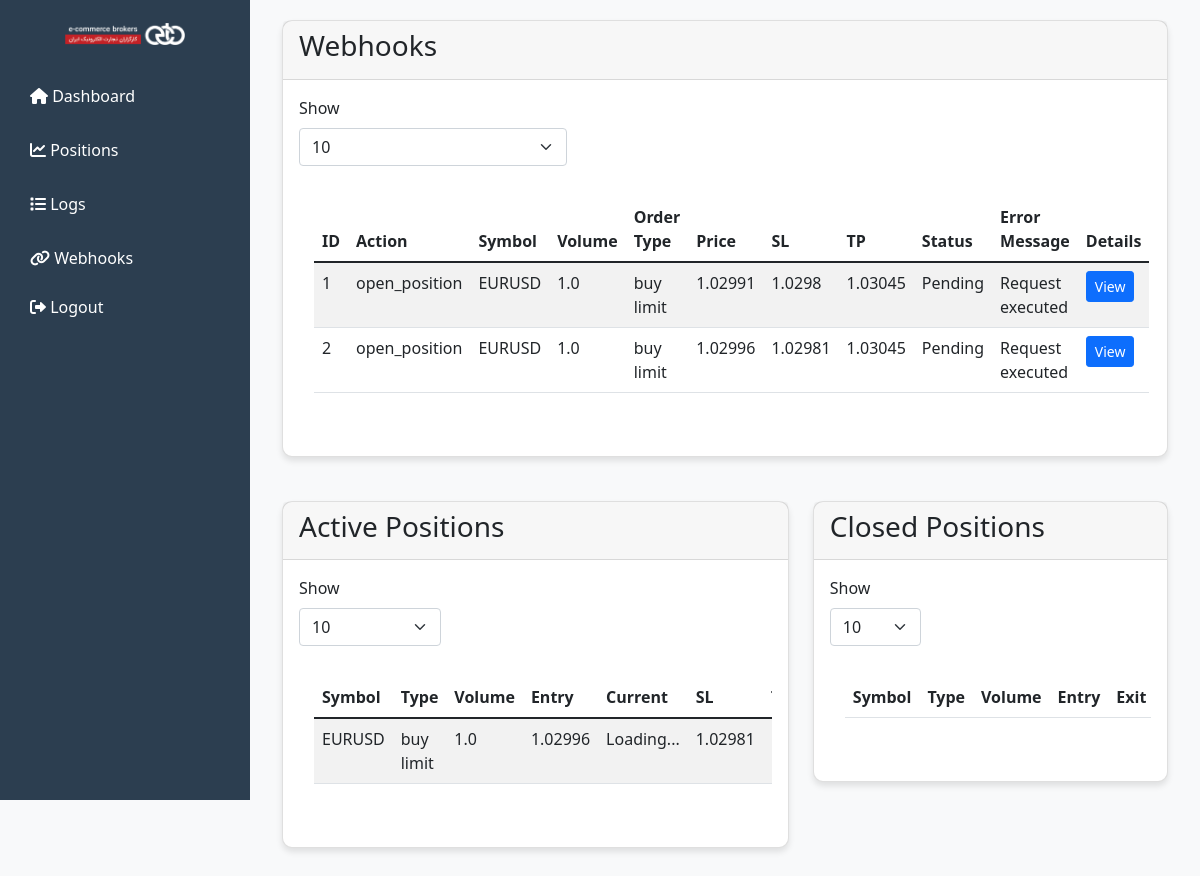
Screenshot of / (signed in) with the database file from the repository.
### app.py (models this page shows)
class Webhook(db.Model):
    id = db.Column(db.Integer, primary_key=True)
    timestamp = db.Column(db.DateTime, default=datetime.utcnow)
    action = db.Column(db.String(50))
    symbol = db.Column(db.String(20))
    volume = db.Column(db.Float)
    order_type = db.Column(db.String(20))  # Modified to handle pending orders
    price = db.Column(db.Float)  # Added for pending orders
    stop_loss = db.Column(db.Float)
    take_profit = db.Column(db.Float)
    expiration = db.Column(db.DateTime)  # Added for pending orders
    status = db.Column(db.String(20))
    error_message = db.Column(db.String(200))

class Position(db.Model):
    id = db.Column(db.Integer, primary_key=True)
    timestamp = db.Column(db.DateTime, default=datetime.utcnow)
    symbol = db.Column(db.String(20))  # Fixed typo from 'symbo'
    ticket = db.Column(db.Integer)
    type = db.Column(db.String(20))
    volume = db.Column(db.Float)
    price_open = db.Column(db.Float)
    price_close = db.Column(db.Float, nullable=True)
    sl = db.Column(db.Float, nullable=True)
    tp = db.Column(db.Float, nullable=True)
    profit = db.Column(db.Float, nullable=True)
    status = db.Column(db.String(20), default='Pending')

### app.py (the view)
@app.route('/')
@check_auth
def home():
    webhooks = Webhook.query.all()
    positions = Position.query.all()
    return render_template('home.html', webhooks=webhooks, positions=positions)

### app.py (called while the page is built)
def check_auth(f):
    @wraps(f)
    def decorated_function(*args, **kwargs):
        if os.getenv('FLASK_ENV') == 'development':
            return f(*args, **kwargs)
        if not current_user.is_authenticated:
            return redirect(url_for('login'))
        return f(*args, **kwargs)
    return decorated_function

@login_manager.user_loader
def load_user(user_id):
    return db.session.get(User, int(user_id))

### templates/home.html (shortened to what this page needs)
{% extends "base.html" %}
{% block content %}
<div class="container-fluid">
    <div class="row">
        <div class="col-md-12 mb-4">
            <div class="card">
                <div class="card-header">
                    <h3 class="card-title">Webhooks</h3>
                </div>
                <div class="card-body">
                    <div class="row mb-3">
                        <div class="col-md-4">
                            <label for="webhookTable_pageSize" class="form-label">Show</label>
                            <select id="webhookTable_pageSize" class="form-select">
                                <option value="10">10</option>
                            </select>
                        </div>
                    </div>
                    <div class="table-responsive">
                        <table class="table table-striped" id="webhookTable">
                            <thead>
                                <tr>
                                    <th>ID</th>
                                    <th>Action</th>
                                    <th>Symbol</th>
                                    <th>Volume</th>
                                    <th>Order Type</th>
                                    <th>Price</th>
                                    <th>SL</th>
                                    <th>TP</th>
                                    <th>Status</th>
                                    <th>Error Message</th>
                                    <th>Details</th>
                                </tr>
                            </thead>
                            <tbody>
                                {% for webhook in webhooks %}
                                <tr>
                                    <td>{{ webhook.id }}</td>
                                    <td>{{ webhook.action }}</td>
                                    <td>{{ webhook.symbol }}</td>
                                    <td>{{ webhook.volume }}</td>
                                    <td>{{ webhook.order_type }}</td>
                                    <td>{{ webhook.price }}</td>
                                    <td>{{ webhook.stop_loss }}</td>
                                    <td>{{ webhook.take_profit }}</td>
                                    <td>{{ webhook.status }}</td>
                                    <td>{{ webhook.error_message }}</td>
                                    <td>
                                        <button class="btn btn-primary btn-sm" onclick="viewWebhookDetails('{{ webhook.id }}')">View</button>
                                    </td>
                                </tr>
                                {% endfor %}
                            </tbody>
                        </table>
                    </div>
                </div>
            </div>
        </div>
        <div class="col-md-7 mb-4">
            <div class="card">
                <div class="card-header">
                    <h3 class="card-title">Active Positions</h3>
                </div>
                <div class="card-body">
                    <div class="row mb-3">
                        <div class="col-md-4">
                            <label for="positionTable_pageSize" class="form-label">Show</label>
                            <select id="positionTable_pageSize" class="form-select">
                                <option value="10">10</option>
                            </select>
                        </div>
                    </div>
                    <div class="table-responsive">
                        <table class="table table-striped" id="positionTable">
                            <thead>
                                <tr>
                                    <th>Symbol</th>
                                    <th>Type</th>
                                    <th>Volume</th>
                                    <th>Entry</th>
                                    <th>Current</th>
                                    <th>SL</th>
                                    <th>TP</th>
                                </tr>
                            </thead>
                            <tbody>
                                {% for position in positions if position.status in ['Open', 'Pending'] %}
                                <tr id="position-{{ position.ticket }}">
                                    <td>{{ position.symbol }}</td>
                                    <td>{{ position.type }}</td>
                                    <td>{{ position.volume }}</td>
                                    <td>{{ position.price_open }}</td>
                                    <td class="current-price">Loading...</td>
                                    <td>{{ position.sl }}</td>
                                    <td>{{ position.tp }}</td>
                                </tr>
                                {% endfor %}
                            </tbody>
                        </table>
                    </div>
                </div>
            </div>
        </div>
        <div class="col-md-5 mb-4">
            <div class="card">
                <div class="card-header">
                    <h3 class="card-title">Closed Positions</h3>
                </div>
                <div class="card-body">
                    <div class="row mb-3">
                        <div class="col-md-4">
                            <label for="closedPositionTable_pageSize" class="form-label">Show</label>
                            <select id="closedPositionTable_pageSize" class="form-select">
                                <option value="10">10</option>
                            </select>
                        </div>
                    </div>
                    <div class="table-responsive">
                        <table class="table table-striped" id="closedPositionTable">
                            <thead>
                                <tr>
                                    <th>Symbol</th>
                                    <th>Type</th>
                                    <th>Volume</th>
                                    <th>Entry</th>
                                    <th>Exit</th>
                                </tr>
                            </thead>
                        </table>
                    </div>
                </div>
            </div>
        </div>
    </div>
</div>
{% endblock %}

### static/css/style.css (style rules this page uses)
:root { --primary-color: #2c3e50; --sidebar-width: 250px; --header-height: 60px; }
body { background: #f8f9fa; }
.card { border-radius: 10px; box-shadow: 0 4px 6px rgba(0,0,0,0.1); margin-bottom: 20px; }
.table-responsive { border-radius: 10px; background: white; padding: 15px; }

### rows the page displays
Webhook: id "1", action "open_position", symbol "EURUSD", volume "1.0", order_type "buy limit", price "1.02991", stop_loss "1.0298", take_profit "1.03045", status "Pending", error_message "Request executed"
Webhook: id "2", action "open_position", symbol "EURUSD", volume "1.0", order_type "buy limit", price "1.02996", stop_loss "1.02981", take_profit "1.03045", status "Pending", error_message "Request executed"
Position: symbol "EURUSD", type "buy limit", volume "1.0", price_open "1.02996", sl "1.02981"
